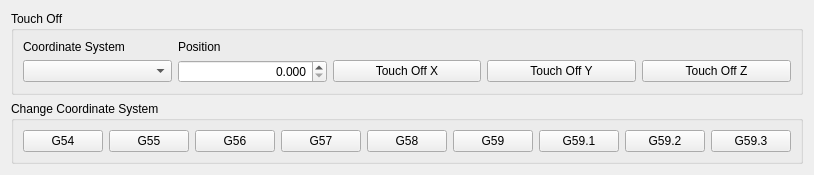
      <widget class="QWidget" name="tab_10">
       <attribute name="title">
        <string>G5x</string>
       </attribute>
       <layout class="QGridLayout" name="gridLayout_31">
        <item row="0" column="0">
         <widget class="QGroupBox" name="groupBox_14">
          <property name="title">
           <string>Touch Off</string>
          </property>
          <layout class="QGridLayout" name="gridLayout_29">
           <item row="1" column="0">
            <widget class="QComboBox" name="touchoff_system_cb"/>
           </item>
           <item row="1" column="1">
            <widget class="QDoubleSpinBox" name="touchoff_dsb">
             <property name="alignment">
              <set>Qt::AlignRight|Qt::AlignTrailing|Qt::AlignVCenter</set>
             </property>
             <property name="decimals">
              <number>3</number>
             </property>
            </widget>
           </item>
           <item row="1" column="2">
            <widget class="QPushButton" name="touchoff_pb_x">
             <property name="text">
              <string>Touch Off X</string>
             </property>
            </widget>
           </item>
           <item row="1" column="4">
            <widget class="QPushButton" name="touchoff_pb_z">
             <property name="text">
              <string>Touch Off Z</string>
             </property>
            </widget>
           </item>
           <item row="1" column="3">
            <widget class="QPushButton" name="touchoff_pb_y">
             <property name="text">
              <string>Touch Off Y</string>
             </property>
            </widget>
           </item>
           <item row="0" column="0">
            <widget class="QLabel" name="label_28">
             <property name="text">
              <string>Coordinate System</string>
             </property>
            </widget>
           </item>
           <item row="0" column="1">
            <widget class="QLabel" name="label_29">
             <property name="text">
              <string>Position</string>
             </property>
            </widget>
           </item>
          </layout>
         </widget>
        </item>
        <item row="1" column="0">
         <widget class="QGroupBox" name="groupBox_15">
          <property name="title">
           <string>Change Coordinate System</string>
          </property>
          <layout class="QGridLayout" name="gridLayout_30">
           <item row="0" column="3">
            <widget class="QPushButton" name="change_cs_4">
             <property name="text">
              <string>G57</string>
             </property>
            </widget>
           </item>
           <item row="0" column="1">
            <widget class="QPushButton" name="change_cs_2">
             <property name="text">
              <string>G55</string>
             </property>
            </widget>
           </item>
           <item row="0" column="2">
            <widget class="QPushButton" name="change_cs_3">
             <property name="text">
              <string>G56</string>
             </property>
            </widget>
           </item>
           <item row="0" column="7">
            <widget class="QPushButton" name="change_cs_8">
             <property name="text">
              <string>G59.2</string>
             </property>
            </widget>
           </item>
           <item row="0" column="6">
            <widget class="QPushButton" name="change_cs_7">
             <property name="text">
              <string>G59.1</string>
             </property>
            </widget>
           </item>
           <item row="0" column="0">
            <widget class="QPushButton" name="change_cs_1">
             <property name="text">
              <string>G54</string>
             </property>
            </widget>
           </item>
           <item row="0" column="5">
            <widget class="QPushButton" name="change_cs_6">
             <property name="text">
              <string>G59</string>
             </property>
            </widget>
           </item>
           <item row="0" column="4">
            <widget class="QPushButton" name="change_cs_5">
             <property name="text">
              <string>G58</string>
             </property>
            </widget>
           </item>
           <item row="0" column="8">
            <widget class="QPushButton" name="change_cs_9">
             <property name="text">
              <string>G59.3</string>
             </property>
            </widget>
           </item>
          </layout>
         </widget>
        </item>
       </layout>
      </widget>
